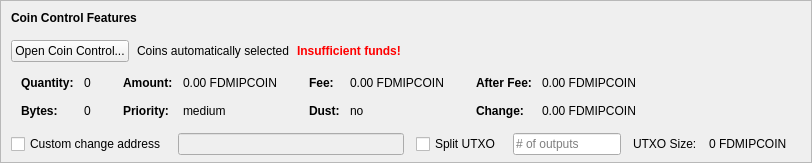
    <widget class="QFrame" name="frameCoinControl">
     <property name="sizePolicy">
      <sizepolicy hsizetype="Expanding" vsizetype="Expanding">
       <horstretch>0</horstretch>
       <verstretch>0</verstretch>
      </sizepolicy>
     </property>
     <property name="maximumSize">
      <size>
       <width>16777215</width>
       <height>16777215</height>
      </size>
     </property>
     <property name="frameShape">
      <enum>QFrame::StyledPanel</enum>
     </property>
     <property name="frameShadow">
      <enum>QFrame::Sunken</enum>
     </property>
     <layout class="QVBoxLayout" name="verticalLayoutCoinControl2">
      <property name="spacing">
       <number>0</number>
      </property>
      <property name="leftMargin">
       <number>0</number>
      </property>
      <property name="topMargin">
       <number>0</number>
      </property>
      <property name="rightMargin">
       <number>0</number>
      </property>
      <property name="bottomMargin">
       <number>6</number>
      </property>
      <item>
       <layout class="QVBoxLayout" name="verticalLayoutCoinControl" stretch="0,0,0,0,1">
        <property name="spacing">
         <number>0</number>
        </property>
        <property name="leftMargin">
         <number>10</number>
        </property>
        <property name="topMargin">
         <number>10</number>
        </property>
        <item>
         <layout class="QHBoxLayout" name="horizontalLayoutCoinControl1">
          <property name="bottomMargin">
           <number>15</number>
          </property>
          <item>
           <widget class="QLabel" name="labelCoinControlFeatures">
            <property name="sizePolicy">
             <sizepolicy hsizetype="Preferred" vsizetype="Maximum">
              <horstretch>0</horstretch>
              <verstretch>0</verstretch>
             </sizepolicy>
            </property>
            <property name="font">
             <font>
              <weight>75</weight>
              <bold>true</bold>
             </font>
            </property>
            <property name="styleSheet">
             <string notr="true">font-weight:bold;</string>
            </property>
            <property name="text">
             <string>Coin Control Features</string>
            </property>
           </widget>
          </item>
         </layout>
        </item>
        <item>
         <layout class="QHBoxLayout" name="horizontalLayoutCoinControl2" stretch="0,0,0,0">
          <property name="spacing">
           <number>8</number>
          </property>
          <property name="bottomMargin">
           <number>10</number>
          </property>
          <item>
           <widget class="QPushButton" name="pushButtonCoinControl">
            <property name="styleSheet">
             <string notr="true"/>
            </property>
            <property name="text">
             <string>Open Coin Control...</string>
            </property>
            <property name="autoDefault">
             <bool>false</bool>
            </property>
           </widget>
          </item>
          <item>
           <widget class="QLabel" name="labelCoinControlAutomaticallySelected">
            <property name="text">
             <string>Coins automatically selected</string>
            </property>
            <property name="margin">
             <number>5</number>
            </property>
           </widget>
          </item>
          <item>
           <widget class="QLabel" name="labelCoinControlInsuffFunds">
            <property name="font">
             <font>
              <weight>75</weight>
              <bold>true</bold>
             </font>
            </property>
            <property name="styleSheet">
             <string notr="true">color:red;font-weight:bold;</string>
            </property>
            <property name="text">
             <string>Insufficient funds!</string>
            </property>
            <property name="margin">
             <number>5</number>
            </property>
           </widget>
          </item>
          <item>
           <spacer name="horizontalSpacerCoinControl">
            <property name="orientation">
             <enum>Qt::Horizontal</enum>
            </property>
            <property name="sizeHint" stdset="0">
             <size>
              <width>40</width>
              <height>1</height>
             </size>
            </property>
           </spacer>
          </item>
         </layout>
        </item>
        <item>
         <widget class="QWidget" name="widgetCoinControl" native="true">
          <property name="sizePolicy">
           <sizepolicy hsizetype="Preferred" vsizetype="Preferred">
            <horstretch>0</horstretch>
            <verstretch>0</verstretch>
           </sizepolicy>
          </property>
          <property name="minimumSize">
           <size>
            <width>0</width>
            <height>0</height>
           </size>
          </property>
          <property name="styleSheet">
           <string notr="true"/>
          </property>
          <layout class="QHBoxLayout" name="horizontalLayoutCoinControl5">
           <property name="leftMargin">
            <number>0</number>
           </property>
           <property name="topMargin">
            <number>0</number>
           </property>
           <property name="rightMargin">
            <number>0</number>
           </property>
           <property name="bottomMargin">
            <number>0</number>
           </property>
           <item>
            <layout class="QHBoxLayout" name="horizontalLayoutCoinControl3" stretch="0,0,0,1">
             <property name="spacing">
              <number>20</number>
             </property>
             <property name="topMargin">
              <number>0</number>
             </property>
             <property name="bottomMargin">
              <number>10</number>
             </property>
             <item>
              <layout class="QFormLayout" name="formLayoutCoinControl1">
               <property name="horizontalSpacing">
                <number>10</number>
               </property>
               <property name="verticalSpacing">
                <number>14</number>
               </property>
               <property name="leftMargin">
                <number>10</number>
               </property>
               <property name="topMargin">
                <number>4</number>
               </property>
               <property name="rightMargin">
                <number>6</number>
               </property>
               <item row="0" column="0">
                <widget class="QLabel" name="labelCoinControlQuantityText">
                 <property name="font">
                  <font>
                   <weight>75</weight>
                   <bold>true</bold>
                  </font>
                 </property>
                 <property name="text">
                  <string>Quantity:</string>
                 </property>
                 <property name="margin">
                  <number>0</number>
                 </property>
                </widget>
               </item>
               <item row="0" column="1">
                <widget class="QLabel" name="labelCoinControlQuantity">
                 <property name="cursor">
                  <cursorShape>IBeamCursor</cursorShape>
                 </property>
                 <property name="contextMenuPolicy">
                  <enum>Qt::ActionsContextMenu</enum>
                 </property>
                 <property name="text">
                  <string notr="true">0</string>
                 </property>
                 <property name="margin">
                  <number>0</number>
                 </property>
                 <property name="textInteractionFlags">
                  <set>Qt::LinksAccessibleByMouse|Qt::TextSelectableByKeyboard|Qt::TextSelectableByMouse</set>
                 </property>
                </widget>
               </item>
               <item row="1" column="0">
                <widget class="QLabel" name="labelCoinControlBytesText">
                 <property name="font">
                  <font>
                   <weight>75</weight>
                   <bold>true</bold>
                  </font>
                 </property>
                 <property name="text">
                  <string>Bytes:</string>
                 </property>
                </widget>
               </item>
               <item row="1" column="1">
                <widget class="QLabel" name="labelCoinControlBytes">
                 <property name="cursor">
                  <cursorShape>IBeamCursor</cursorShape>
                 </property>
                 <property name="contextMenuPolicy">
                  <enum>Qt::ActionsContextMenu</enum>
                 </property>
                 <property name="text">
                  <string notr="true">0</string>
                 </property>
                 <property name="textInteractionFlags">
                  <set>Qt::LinksAccessibleByMouse|Qt::TextSelectableByKeyboard|Qt::TextSelectableByMouse</set>
                 </property>
                </widget>
               </item>
              </layout>
             </item>
             <item>
              <layout class="QFormLayout" name="formLayoutCoinControl2">
               <property name="horizontalSpacing">
                <number>10</number>
               </property>
               <property name="verticalSpacing">
                <number>14</number>
               </property>
               <property name="leftMargin">
                <number>6</number>
               </property>
               <property name="topMargin">
                <number>4</number>
               </property>
               <property name="rightMargin">
                <number>6</number>
               </property>
               <item row="0" column="0">
                <widget class="QLabel" name="labelCoinControlAmountText">
                 <property name="font">
                  <font>
                   <weight>75</weight>
                   <bold>true</bold>
                  </font>
                 </property>
                 <property name="text">
                  <string>Amount:</string>
                 </property>
                 <property name="margin">
                  <number>0</number>
                 </property>
                </widget>
               </item>
               <item row="0" column="1">
                <widget class="QLabel" name="labelCoinControlAmount">
                 <property name="cursor">
                  <cursorShape>IBeamCursor</cursorShape>
                 </property>
                 <property name="contextMenuPolicy">
                  <enum>Qt::ActionsContextMenu</enum>
                 </property>
                 <property name="text">
                  <string notr="true">0.00 FDMIPCOIN</string>
                 </property>
                 <property name="textInteractionFlags">
                  <set>Qt::LinksAccessibleByMouse|Qt::TextSelectableByKeyboard|Qt::TextSelectableByMouse</set>
                 </property>
                </widget>
               </item>
               <item row="1" column="0">
                <widget class="QLabel" name="labelCoinControlPriorityText">
                 <property name="font">
                  <font>
                   <weight>75</weight>
                   <bold>true</bold>
                  </font>
                 </property>
                 <property name="text">
                  <string>Priority:</string>
                 </property>
                </widget>
               </item>
               <item row="1" column="1">
                <widget class="QLabel" name="labelCoinControlPriority">
                 <property name="cursor">
                  <cursorShape>IBeamCursor</cursorShape>
                 </property>
                 <property name="contextMenuPolicy">
                  <enum>Qt::ActionsContextMenu</enum>
                 </property>
                 <property name="text">
                  <string>medium</string>
                 </property>
                 <property name="textInteractionFlags">
                  <set>Qt::LinksAccessibleByMouse|Qt::TextSelectableByKeyboard|Qt::TextSelectableByMouse</set>
                 </property>
                </widget>
               </item>
              </layout>
             </item>
             <item>
              <layout class="QFormLayout" name="formLayoutCoinControl3">
               <property name="horizontalSpacing">
                <number>10</number>
               </property>
               <property name="verticalSpacing">
                <number>14</number>
               </property>
               <property name="leftMargin">
                <number>6</number>
               </property>
               <property name="topMargin">
                <number>4</number>
               </property>
               <property name="rightMargin">
                <number>6</number>
               </property>
               <item row="0" column="0">
                <widget class="QLabel" name="labelCoinControlFeeText">
                 <property name="font">
                  <font>
                   <weight>75</weight>
                   <bold>true</bold>
                  </font>
                 </property>
                 <property name="text">
                  <string>Fee:</string>
                 </property>
                 <property name="margin">
                  <number>0</number>
                 </property>
                </widget>
               </item>
               <item row="0" column="1">
                <widget class="QLabel" name="labelCoinControlFee">
                 <property name="cursor">
                  <cursorShape>IBeamCursor</cursorShape>
                 </property>
                 <property name="contextMenuPolicy">
                  <enum>Qt::ActionsContextMenu</enum>
                 </property>
                 <property name="text">
                  <string notr="true">0.00 FDMIPCOIN</string>
                 </property>
                 <property name="textInteractionFlags">
                  <set>Qt::LinksAccessibleByMouse|Qt::TextSelectableByKeyboard|Qt::TextSelectableByMouse</set>
                 </property>
                </widget>
               </item>
               <item row="1" column="0">
                <widget class="QLabel" name="labelCoinControlLowOutputText">
                 <property name="font">
                  <font>
                   <weight>75</weight>
                   <bold>true</bold>
                  </font>
                 </property>
                 <property name="text">
                  <string>Dust:</string>
                 </property>
                </widget>
               </item>
               <item row="1" column="1">
                <widget class="QLabel" name="labelCoinControlLowOutput">
                 <property name="cursor">
                  <cursorShape>IBeamCursor</cursorShape>
                 </property>
                 <property name="contextMenuPolicy">
                  <enum>Qt::ActionsContextMenu</enum>
                 </property>
                 <property name="text">
                  <string>no</string>
                 </property>
                 <property name="textInteractionFlags">
                  <set>Qt::LinksAccessibleByMouse|Qt::TextSelectableByKeyboard|Qt::TextSelectableByMouse</set>
                 </property>
                </widget>
               </item>
              </layout>
             </item>
             <item>
              <layout class="QFormLayout" name="formLayoutCoinControl4">
               <property name="horizontalSpacing">
                <number>10</number>
               </property>
               <property name="verticalSpacing">
                <number>14</number>
               </property>
               <property name="leftMargin">
                <number>6</number>
               </property>
               <property name="topMargin">
                <number>4</number>
               </property>
               <property name="rightMargin">
                <number>6</number>
               </property>
               <item row="0" column="0">
                <widget class="QLabel" name="labelCoinControlAfterFeeText">
                 <property name="font">
                  <font>
                   <weight>75</weight>
                   <bold>true</bold>
                  </font>
                 </property>
                 <property name="text">
                  <string>After Fee:</string>
                 </property>
                 <property name="margin">
                  <number>0</number>
                 </property>
                </widget>
               </item>
               <item row="0" column="1">
                <widget class="QLabel" name="labelCoinControlAfterFee">
                 <property name="cursor">
                  <cursorShape>IBeamCursor</cursorShape>
                 </property>
                 <property name="contextMenuPolicy">
                  <enum>Qt::ActionsContextMenu</enum>
                 </property>
                 <property name="text">
                  <string notr="true">0.00 FDMIPCOIN</string>
                 </property>
                 <property name="textInteractionFlags">
                  <set>Qt::LinksAccessibleByMouse|Qt::TextSelectableByKeyboard|Qt::TextSelectableByMouse</set>
                 </property>
                </widget>
               </item>
               <item row="1" column="0">
                <widget class="QLabel" name="labelCoinControlChangeText">
                 <property name="font">
                  <font>
                   <weight>75</weight>
                   <bold>true</bold>
                  </font>
                 </property>
                 <property name="text">
                  <string>Change:</string>
                 </property>
                </widget>
               </item>
               <item row="1" column="1">
                <widget class="QLabel" name="labelCoinControlChange">
                 <property name="cursor">
                  <cursorShape>IBeamCursor</cursorShape>
                 </property>
                 <property name="contextMenuPolicy">
                  <enum>Qt::ActionsContextMenu</enum>
                 </property>
                 <property name="text">
                  <string notr="true">0.00 FDMIPCOIN</string>
                 </property>
                 <property name="textInteractionFlags">
                  <set>Qt::LinksAccessibleByMouse|Qt::TextSelectableByKeyboard|Qt::TextSelectableByMouse</set>
                 </property>
                </widget>
               </item>
              </layout>
             </item>
            </layout>
           </item>
          </layout>
         </widget>
        </item>
        <item>
         <layout class="QHBoxLayout" name="horizontalLayoutCoinControl4" stretch="0,0,0,0,0,0,0">
          <property name="spacing">
           <number>12</number>
          </property>
          <property name="sizeConstraint">
           <enum>QLayout::SetDefaultConstraint</enum>
          </property>
          <property name="topMargin">
           <number>5</number>
          </property>
          <property name="rightMargin">
           <number>5</number>
          </property>
          <item>
           <widget class="QCheckBox" name="checkBoxCoinControlChange">
            <property name="toolTip">
             <string>If this is activated, but the change address is empty or invalid, change will be sent to a newly generated address.</string>
            </property>
            <property name="text">
             <string>Custom change address</string>
            </property>
           </widget>
          </item>
          <item>
           <widget class="QValidatedLineEdit" name="lineEditCoinControlChange">
            <property name="enabled">
             <bool>false</bool>
            </property>
            <property name="sizePolicy">
             <sizepolicy hsizetype="Expanding" vsizetype="Fixed">
              <horstretch>0</horstretch>
              <verstretch>0</verstretch>
             </sizepolicy>
            </property>
           </widget>
          </item>
          <item>
           <widget class="QCheckBox" name="splitBlockCheckBox">
            <property name="text">
             <string>Split UTXO</string>
            </property>
           </widget>
          </item>
          <item>
           <widget class="QLineEdit" name="splitBlockLineEdit">
            <property name="sizePolicy">
             <sizepolicy hsizetype="Fixed" vsizetype="Fixed">
              <horstretch>50</horstretch>
              <verstretch>0</verstretch>
             </sizepolicy>
            </property>
            <property name="placeholderText">
             <string># of outputs</string>
            </property>
           </widget>
          </item>
          <item>
           <widget class="QLabel" name="labelBlockSizeText">
            <property name="text">
             <string>UTXO Size:</string>
            </property>
           </widget>
          </item>
          <item>
           <widget class="QLabel" name="labelBlockSize">
            <property name="text">
             <string>0 FDMIPCOIN</string>
            </property>
           </widget>
          </item>
          <item>
           <widget class="QLabel" name="labelCoinControlChangeLabel">
            <property name="sizePolicy">
             <sizepolicy hsizetype="Preferred" vsizetype="Expanding">
              <horstretch>0</horstretch>
              <verstretch>0</verstretch>
             </sizepolicy>
            </property>
            <property name="minimumSize">
             <size>
              <width>0</width>
              <height>0</height>
             </size>
            </property>
            <property name="text">
             <string/>
            </property>
            <property name="margin">
             <number>3</number>
            </property>
           </widget>
          </item>
         </layout>
        </item>
        <item>
         <spacer name="verticalSpacerCoinControl">
          <property name="orientation">
           <enum>Qt::Vertical</enum>
          </property>
          <property name="sizeHint" stdset="0">
           <size>
            <width>800</width>
            <height>1</height>
           </size>
          </property>
         </spacer>
        </item>
       </layout>
      </item>
     </layout>
    </widget>
